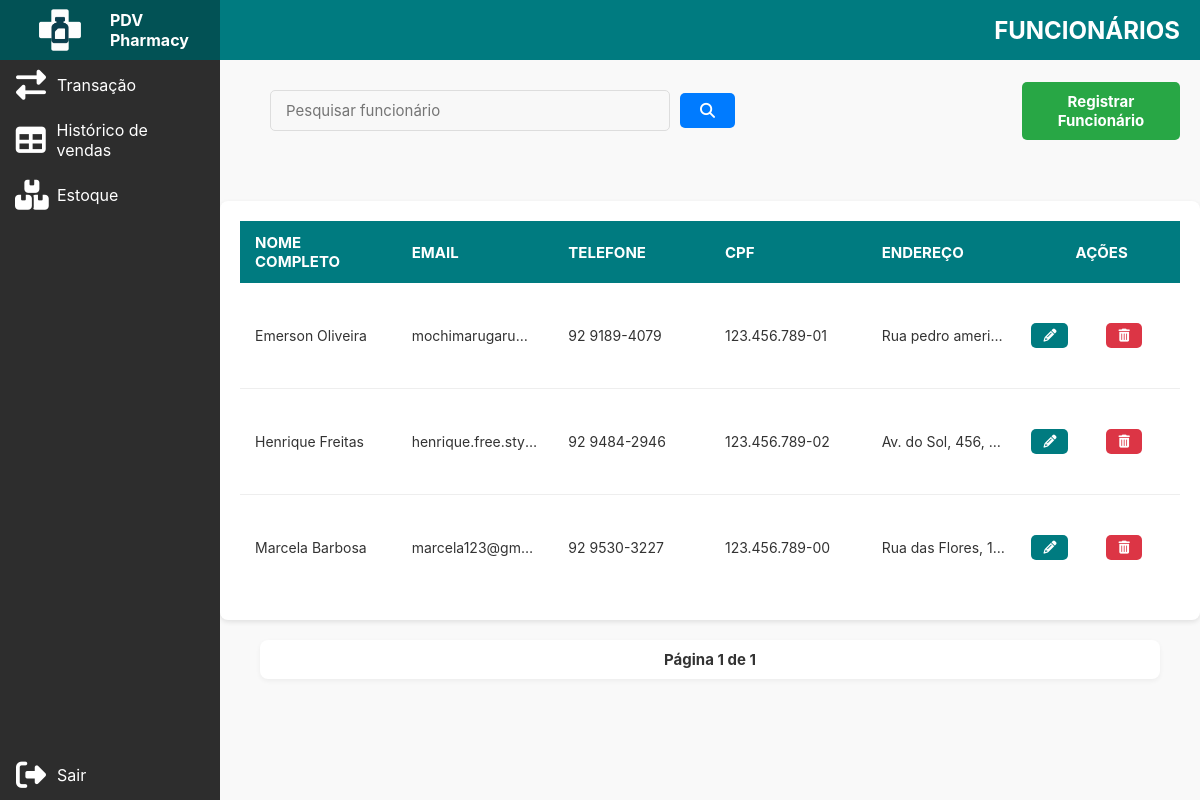
/funcionarios/listar/ (signed in), run on the app's committed database.
### funcionario/models.py (models this page shows)
class Funcionario(models.Model):
    user = models.OneToOneField(User, on_delete=models.CASCADE, null=True, blank=True)  # ALTERADO TEMPORARIAMENTE
    SEXO_CHOICES = [
        ('M', 'Masculino'),
        ('F', 'Feminino'),
        ('O', 'Outro'),
    ]
    telefone = models.CharField(max_length=15)
    cpf = models.CharField(max_length=14, unique=True)
    endereco = models.CharField(max_length=255)
    sexo = models.CharField(max_length=1, choices=SEXO_CHOICES)
    data_nascimento = models.DateField()
    foto = models.ImageField(upload_to='fotos_funcionarios/', blank=True, null=True)
    observacao = models.TextField(blank=True, null=True)
    criado_em = models.DateTimeField(auto_now_add=True)

### funcionario/views.py (the view, shortened to what this page needs)
# urls.py: path('listar/', views.listar_funcionarios, name='listar_funcionarios'),
@login_required
def listar_funcionarios(request):
    if not is_dono(request.user):
        return redirect('login')
    query = request.GET.get('q', '')
    funcionarios_qs = Funcionario.objects.all().order_by('user__first_name', 'user__last_name')
    paginator = Paginator(funcionarios_qs, 10)
    page_number = request.GET.get('page')
    page_obj = paginator.get_page(page_number)
    return render(request, 'funcionarios/listar.html', {
        'page_obj': page_obj,
        'query': query
    })

### funcionario/views.py (called while the page is built)
def is_dono(user):
    return user.groups.filter(name='dono').exists()

### templates/funcionarios/listar.html (shortened to what this page needs)
{% load static %}
<html lang="pt">
<head>
    <link rel="stylesheet" href="{% static 'css/style_funcionario.css' %}">
    <link rel="stylesheet"  href="https://cdnjs.cloudflare.com/ajax/libs/font-awesome/6.4.0/css/all.min.css"/>
</head>
<body>
<div class="sidebar">
    <div class="sidebar-top">
        <img src="{% static 'img/logo-icon.png' %}" alt="Logo PDV Farma" class="logo">
        <span class="logo-text">PDV Pharmacy</span>
    </div>
    <a href="{% url 'nova_venda' %}"><i class="fas fa-exchange-alt"></i><span>Transação</span></a>
    <a href="{% url 'historico_vendas' %}"><i class="fas fa-solid fa-table"></i><span>Histórico de vendas</span></a>
    <a href="{% url 'listar_produtos' %}"><i class="fas fa-boxes"></i><span>Estoque</span></a>
        {% if user.is_authenticated %}
            <a href="#" class="logout-link">
                <i class="fas fa-sign-out-alt"></i><span>Sair</span>
            </a>
        {% endif %}
    </div>
<div class="main-content">
    <div class="topbar">
        FUNCIONÁRIOS
    </div>
    <div class="controls">
        <form method="GET" action="{% url 'listar_funcionarios' %}">
            <input type="text" name="q" value="{{ query }}" placeholder="Pesquisar funcionário">
            <button type="submit" class="button"><i class="fas fa-search"></i></button>
        </form>
        <a href="{% url 'registrar_funcionario' %}"><button class="button button-primary">Registrar Funcionário</button></a>
    </div>
    <div class="products-list-container">
        {% if page_obj %}
            <table class="data-table">
                <thead>
                    <tr>
                        <th>Nome Completo</th>
                        <th>Email</th>
                        <th>Telefone</th>
                        <th>CPF</th>
                        <th>Endereço</th>
                        <th>Ações</th>
                    </tr>
                </thead>
                <tbody>
                    {% for funcionario in page_obj %}
                        <tr>
                            <td>{{ funcionario.user.first_name }} {{ funcionario.user.last_name }}</td>
                            <td>{{ funcionario.user.email }}</td>
                            <td>{{ funcionario.telefone }}</td>
                            <td>{{ funcionario.cpf }}</td>
                            <td>{{ funcionario.endereco }}</td>
                            <td class="actions-cell">
    <a href="{% url 'editar_funcionario' funcionario.id %}" class="action-button edit">
        <i class="fas fa-pencil-alt"></i> </a>
    <form action="{% url 'deletar_funcionario' funcionario.id %}" method="post" style="display:inline;">
        <button type="submit" class="btn btn-danger" onclick="return confirm('Tem certeza que deseja deletar o funcionário {{ funcionario.user.first_name }} {{ funcionario.user.last_name }}? Esta ação é irreversível!');">
            <i class="fas fa-trash-alt"></i> </button>
    </form>
</td>
                        </tr>
                    {% endfor %}
                </tbody>
            </table>
        {% else %}
            <p style="text-align: center; margin-top: 20px;">Nenhum funcionário encontrado.</p>
        {% endif %}
    </div>
    <div class="paginacao">
        <span class="paginacao-info">Página {{ page_obj.number }} de {{ page_obj.paginator.num_pages }}</span>
    </div>
</div>
</body>
</html>

### data on the page
Funcionario: user.first_name "Emerson", user.last_name "Oliveira", user.email "mochimarugaru…", telefone "92 9189-4079", cpf "123.456.789-01", endereco "Rua pedro ameri…"
Funcionario: user.first_name "Henrique", user.last_name "Freitas", user.email "henrique.free.sty…", telefone "92 9484-2946", cpf "123.456.789-02", endereco "Av. do Sol, 456,…"
Funcionario: user.first_name "Marcela", user.last_name "Barbosa", user.email "marcela123@gm…", telefone "92 9530-3227", cpf "123.456.789-00", endereco "Rua das Flores, 1…"

### other printed values
{{ page_obj.number }} "1"
{{ page_obj.paginator.num_pages }} "1"
